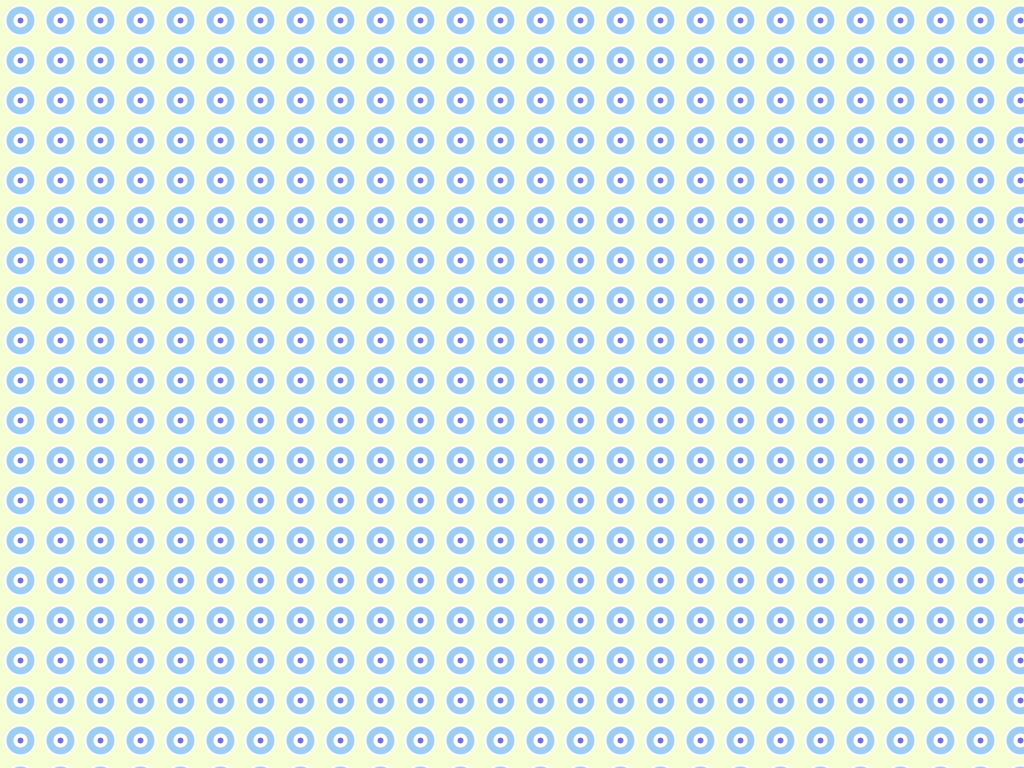
Frame 1 (no input)
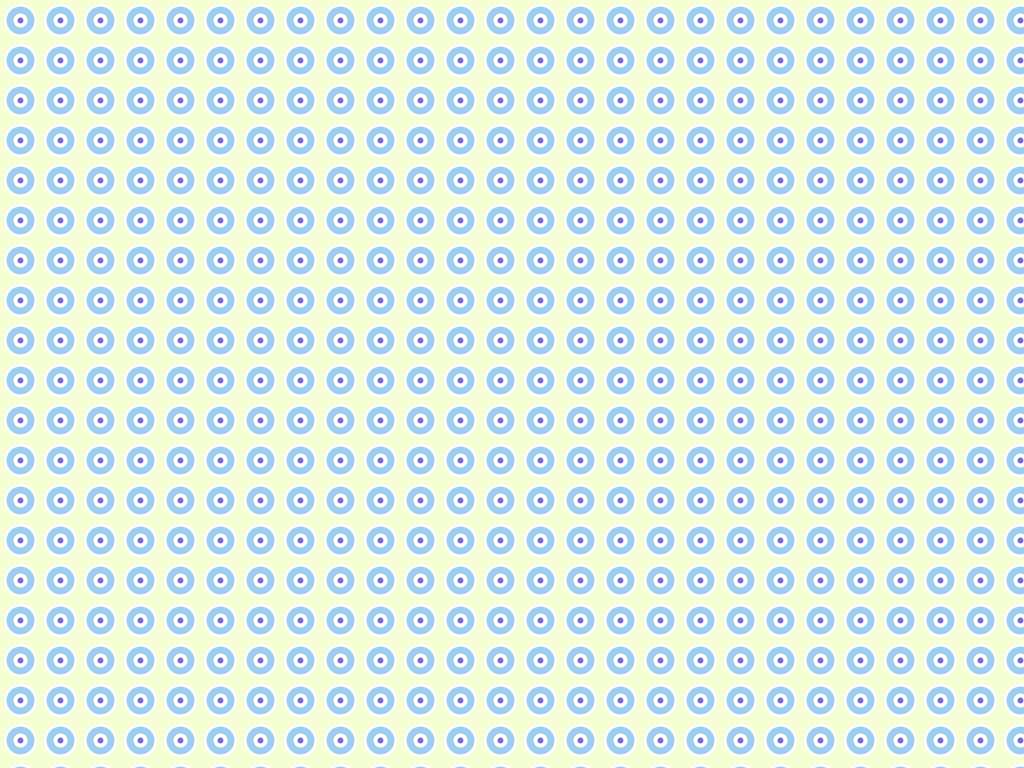
Frame 60 (the mouse pressed at the canvas centre just before this capture)
Frame 120 (the mouse held since frame 60 and released just before this capture): identical to frame 60, image omitted

The Processing sketch that drew these frames (run headless with seeded random() and noise(); from frame 60 on, the mouse is pressed at the canvas centre):

// Processing sketch: processing_148834
// ── processing_148834.pde

/*
Konkuk University
SOS iDesign
 
Name: Gwang il Lee
ID: 201420094
 
*/
void setup() {
  size(1024, 768);
  smooth();
  background(#F5FFD3);
}
void draw() {
  for (int i = 20; i< width; i = i + 40) {
    for (int j = 20; j< width; j = j + 40) {
      strokeWeight(3);
      stroke(0, 0, 0);
      noFill();
     
      strokeWeight(2);
      stroke(255);
      fill(#9DCEF2);
      ellipse(i, j, 30, 30);
      noFill();
      fill(#736CDB);
      strokeWeight(4);
      ellipse(i,j,10,10);
      }
  }
}
